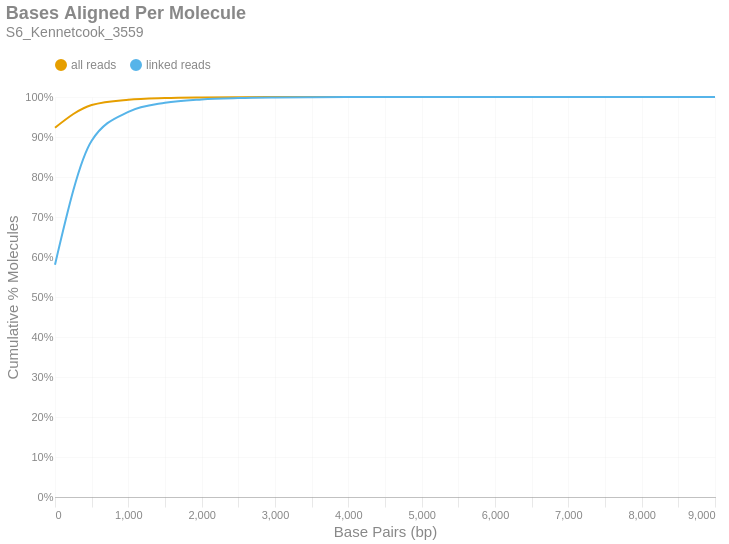

Notebook source saved alongside this figure:
### Markdown cell above
### Bases Aligned Per Molecule
This is a cumulative frequency distribution showing the number of base pairs aligned per unique molecule. These data are shown in 500 bp bins. There are two distributions: one with `all reads` (yellow) and another with only `linked reads` (blue). The percent of molecules in the `linked reads` distribution is relative to the total number of linked molecules.

### Code cell
if SKIPLR:
    print_html(f"Skipped")
else:
    binned_df = consolidated_hist(valids['aligned_bp'], mask, 500, True)
    with SafeRender(binned_df):
        (
            density_plot(binned_df, 'Bases Aligned Per Molecule', samplename, 'basesper')
            .encode(
                x=alt.X('bin:Q', title="Base Pairs (bp)").axis(tickMinStep=500).scale(padding=0),
                y=alt.Y('value:Q', title='Cumulative % Molecules')
                    .axis(format='%')
                    .scale(domain = [0,1])
                    .stack(False),
                color=alt.Color("key:N").scale(domain = ["all reads", "linked reads"]),
                tooltip = [
                    alt.Tooltip("key:N", title = "Data Type"),
                    alt.Tooltip("range_label:N", title="Bases Aligned Per Molecule"),
                    alt.Tooltip("value:Q", format = ".2%", title="% Molecules (Cum.)")
                ]
            )
        ).display()

### Figure 1 — Vega-Lite specification as saved in the notebook (floating-point values rounded to 4 significant figures)
{"width": "container", "height": 400, "config": {"title": {"anchor": "start", "dy": -15, "fontSize": 18, "color": "#888888", "subtitleColor": "#888888", "subtitleFontSize": 14}, "arc": {"fill": "#0072B2"}, "axis": {"domainColor": "#888888", "domainWidth": 0.5, "gridWidth": 0.2, "grid": false, "titleFontWeight": 400, "titleFontSize": 15, "labelFontSize": 11, "labelColor": "#888888", "tickColor": "#888888", "tickWidth": 0.2, "titleColor": "#888888"}, "axisBand": {"grid": false}, "axisX": {"grid": true, "tickSize": 10, "domainCap": "round"}, "axisY": {"domain": false, "grid": true, "tickSize": 0, "domainCap": "round"}, "background": "transparent", "header": {"labelFontSize": 15, "labelColor": "#888888", "titleFontSize": 15, "titleFontWeight": 600, "titleColor": "#888888"}, "legend": {"labelFont": "sans-serif", "labelFontSize": 12, "labelColor": "#888888", "symbolSize": 100, "symbolType": "circle", "titleFontSize": 12, "titlePadding": 10, "titleColor": "#888888", "title": null, "orient": "top"}, "range": {"category": ["#E69F00", "#56B4E9", "#009E73", "#F0E442", "#0072B2", "#D55E00", "#CC79A7", "#000000"], "diverging": ["#cfe8f3", "#a2d4ec", "#73bfe2", "#46abdb", "#1696d2", "#12719e"]}, "area": {"fill": "#0072B2", "fillOpacity": 0.7, "line": true, "strokeOpacity": 0.7}, "line": {"color": "#0072B2", "stroke": "#0072B2", "strokeWidth": 2}, "trail": {"color": "#0072B2", "stroke": "#0072B2", "strokeWidth": 0, "size": 1}, "point": {"filled": true, "fillOpacity": 1.0, "size": 95}, "text": {"color": "#888888", "fontSize": 11, "align": "right", "fontWeight": 400, "size": 11}, "bar": {"fill": "#0072B2", "stroke": null}, "view": {"stroke": null, "continuousWidth": 660, "continuousHeight": 400}}, "data": {"name": "data-3bd64d4305501be96082eb364bbcdd2c"}, "mark": {"type": "line", "interpolate": "monotone", "point": {"opacity": 0, "size": 275}}, "encoding": {"color": {"field": "key", "scale": {"domain": ["all reads", "linked reads"]}, "type": "nominal"}, "tooltip": [{"field": "key", "title": "Data Type", "type": "nominal"}, {"field": "range_label", "title": "Bases Aligned Per Molecule", "type": "nominal"}, {"field": "value", "format": ".2%", "title": "% Molecules (Cum.)", "type": "quantitative"}], "x": {"axis": {"tickMinStep": 500}, "field": "bin", "scale": {"padding": 0}, "title": "Base Pairs (bp)", "type": "quantitative"}, "y": {"axis": {"format": "%"}, "field": "value", "scale": {"domain": [0, 1]}, "stack": false, "title": "Cumulative % Molecules", "type": "quantitative"}}, "params": [{"name": "param_c36ac31b6afebe62", "select": {"type": "point", "fields": ["key"]}, "bind": "legend"}], "title": {"text": "Bases Aligned Per Molecule", "subtitle": "S6_Kennetcook_3559"}, "transform": [{"fold": ["all reads (cumsum)", "linked reads (cumsum)"]}, {"calculate": "replace(datum.key, ' (cumsum)', '')", "as": "key"}, {"filter": {"param": "param_c36ac31b6afebe62"}}], "usermeta": {"embedOptions": {"downloadFileName": "S6_Kennetcook_3559.basesper"}}, "$schema": "https://vega.github.io/schema/vega-lite/v6.1.0.json", "datasets": {"data-3bd64d4305501be96082eb364bbcdd2c": [{"bin": "0.0", "interval": "0.0-500.0", "all reads": 0.9231, "linked reads": 0.5807, "all reads (cumsum)": 0.9231, "linked reads (cumsum)": 0.5807, "range_label": "0-499"}, {"bin": "500.0", "interval": "500.0-1000.0", "all reads": 0.05704, "linked reads": 0.3099, "all reads (cumsum)": 0.9801, "linked reads (cumsum)": 0.8906, "range_label": "500-999"}, {"bin": "1000.0", "interval": "1000.0-1500.0", "all reads": 0.01311, "linked reads": 0.07221, "all reads (cumsum)": 0.9932, "linked reads (cumsum)": 0.9628, "range_label": "1000-1499"}, {"bin": "1500.0", "interval": "1500.0-2000.0", "all reads": 0.004129, "linked reads": 0.02276, "all reads (cumsum)": 0.9974, "linked reads (cumsum)": 0.9855, "range_label": "1500-1999"}, {"bin": "2000.0", "interval": "2000.0-2500.0", "all reads": 0.001539, "linked reads": 0.008483, "all reads (cumsum)": 0.9989, "linked reads (cumsum)": 0.994, "range_label": "2000-2499"}, {"bin": "2500.0", "interval": "2500.0-3000.0", "all reads": 0.0006039, "linked reads": 0.003328, "all reads (cumsum)": 0.9995, "linked reads (cumsum)": 0.9974, "range_label": "2500-2999"}, {"bin": "3000.0", "interval": "3000.0-3500.0", "all reads": 0.0002581, "linked reads": 0.001422, "all reads (cumsum)": 0.9998, "linked reads (cumsum)": 0.9988, "range_label": "3000-3499"}, {"bin": "3500.0", "interval": "3500.0-4000.0", "all reads": 0.0001124, "linked reads": 0.0006194, "all reads (cumsum)": 0.9999, "linked reads (cumsum)": 0.9994, "range_label": "3500-3999"}, {"bin": "4000.0", "interval": "4000.0-4500.0", "all reads": 5.402e-05, "linked reads": 0.0002977, "all reads (cumsum)": 0.9999, "linked reads (cumsum)": 0.9997, "range_label": "4000-4499"}, {"bin": "4500.0", "interval": "4500.0-5000.0", "all reads": 2.712e-05, "linked reads": 0.0001495, "all reads (cumsum)": 1.0, "linked reads (cumsum)": 0.9998, "range_label": "4500-4999"}, {"bin": "5000.0", "interval": "5000.0-5500.0", "all reads": 1.378e-05, "linked reads": 7.593e-05, "all reads (cumsum)": 1.0, "linked reads (cumsum)": 0.9999, "range_label": "5000-5499"}, {"bin": "5500.0", "interval": "5500.0-6000.0", "all reads": 6.509e-06, "linked reads": 3.587e-05, "all reads (cumsum)": 1.0, "linked reads (cumsum)": 1.0, "range_label": "5500-5999"}, {"bin": "6000.0", "interval": "6000.0-6500.0", "all reads": 2.929e-06, "linked reads": 1.614e-05, "all reads (cumsum)": 1.0, "linked reads (cumsum)": 1.0, "range_label": "6000-6499"}, {"bin": "6500.0", "interval": "6500.0-7000.0", "all reads": 1.736e-06, "linked reads": 9.566e-06, "all reads (cumsum)": 1.0, "linked reads (cumsum)": 1.0, "range_label": "6500-6999"}, {"bin": "7000.0", "interval": "7000.0-7500.0", "all reads": 1.193e-06, "linked reads": 6.576e-06, "all reads (cumsum)": 1.0, "linked reads (cumsum)": 1.0, "range_label": "7000-7499"}, {"bin": "7500.0", "interval": "7500.0-8000.0", "all reads": 8.679e-07, "linked reads": 4.783e-06, "all reads (cumsum)": 1.0, "linked reads (cumsum)": 1.0, "range_label": "7500-7999"}, {"bin": "8000.0", "interval": "8000.0-8500.0", "all reads": 1.085e-07, "linked reads": 5.979e-07, "all reads (cumsum)": 1.0, "linked reads (cumsum)": 1.0, "range_label": "8000-8499"}, {"bin": "8500.0", "interval": "8500.0-9000.0", "all reads": 1.085e-07, "linked reads": 5.979e-07, "all reads (cumsum)": 1.0, "linked reads (cumsum)": 1.0, "range_label": "8500-8999"}, {"bin": "9000.0", "interval": "9000.0-9500.0", "all reads": 1.085e-07, "linked reads": 5.979e-07, "all reads (cumsum)": 1.0, "linked reads (cumsum)": 1.0, "range_label": "9000-9499"}]}}
